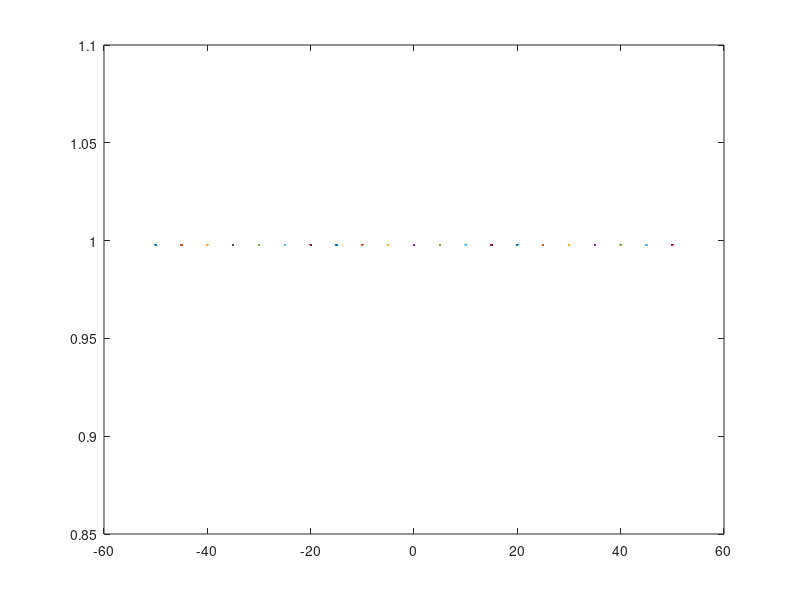

The MATLAB script that drew this image:
% Author         :Patricia Zaragoza Palma
% Date           :20211028
% version        :ecuacion6
% usage          :octave /phat/ ecuacion6
% Note           :Requiere aplicacion de octave para la ejecucion y graficacion de las ecuaciones 

clear
% Dominio de la Funcion 
t= -50:5:50
% Reglas de correspondencia (Funcion)
h= (t - 1) / (t - 2)
% Plotear funcion 
plot(t, h);